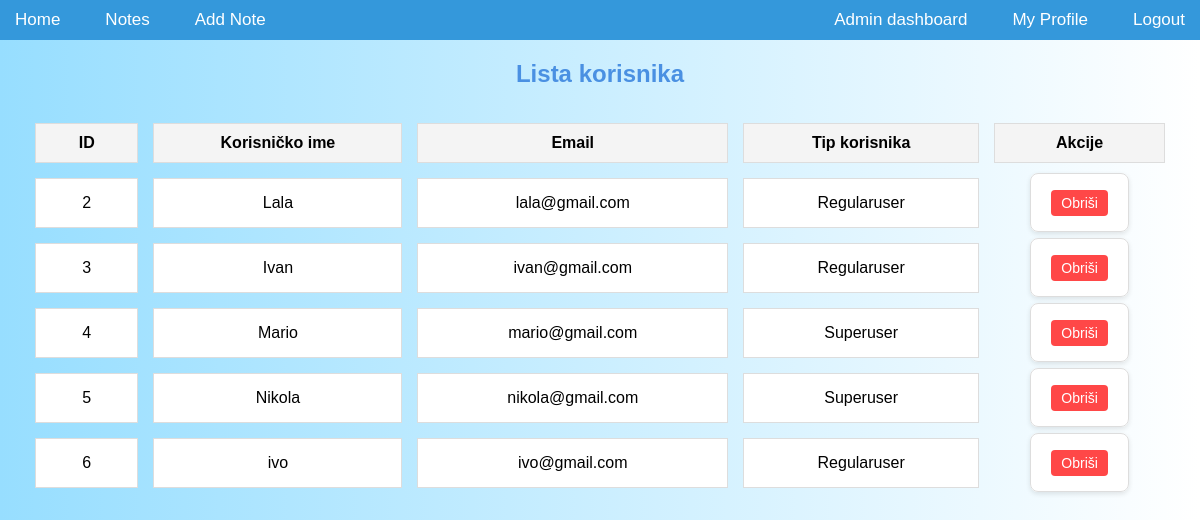
Before: /accounts/user_list/ (signed in) with the older database file.
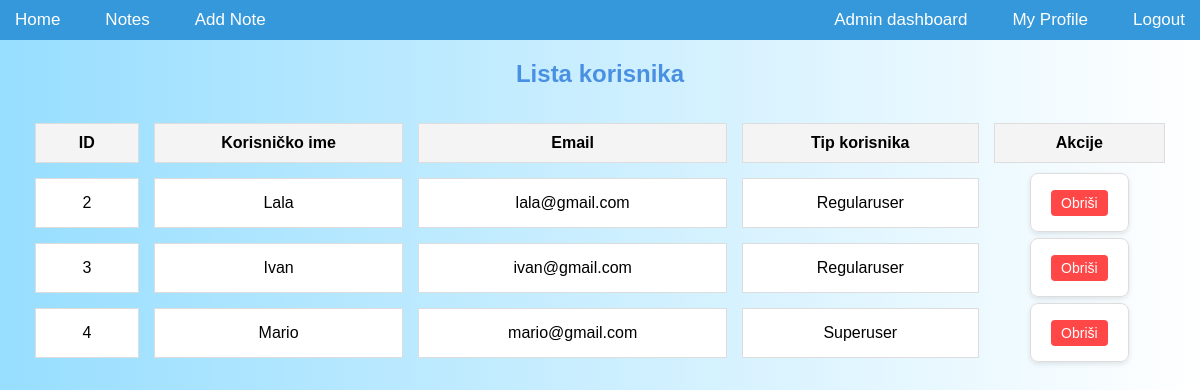
After: the same page with the newer database file.
### accounts/models.py (models this page shows, shortened)
class CustomUser(AbstractUser):
    class Types(models.TextChoices):
        ADMIN = "ADMIN", "Admin"
        SUPERUSER = "SUPERUSER", "Superuser"
        REGULARUSER = "REGULARUSER", "Regularuser"
    type = models.CharField(
        max_length=20, choices=Types.choices, default=Types.ADMIN
    )
    theme = models.CharField(max_length=10, choices=[("light", "Light"), ("dark", "Dark")], default="light")
    email = models.EmailField(unique=True, max_length=50)
    username = models.CharField(unique=True, max_length=20)
    note = models.TextField(max_length=200, null=True, blank=True)
    USERNAME_FIELD = "email"
    REQUIRED_FIELDS = ["username"]

### accounts/views.py (the view)
# urls.py: path('user_list/', views.user_list, name='user_list'),
@login_required
@user_passes_test(is_admin)
def user_list(request):
    users = CustomUser.objects.exclude(type=CustomUser.Types.ADMIN)  #prikazi sve usere ali ne i admina
    return render(request, 'accounts/user_list.html', {'users': users})

### accounts/views.py (called while the page is built)
def is_admin(user): #prvo vidi jel lik admin
    return user.is_authenticated and user.type == CustomUser.Types.ADMIN

### accounts/templates/accounts/user_list.html (shortened to what this page needs)
{% extends 'notes/base.html' %}
{% block content %}
<h2 class="text-center mb-4 heading">Lista korisnika</h2>
<div class="table-container">
    <table class="user-table">
        <thead>
            <tr>
                <th class="table-header">ID</th>
                <th class="table-header">Korisničko ime</th>
                <th class="table-header">Email</th>
                <th class="table-header">Tip korisnika</th>
                <th class="table-header">Akcije</th>
            </tr>
        </thead>
        <tbody>
            {% for user in users %}
                <tr class="user-row">
                    <td class="user-cell">{{ user.id }}</td>
                    <td class="user-cell">{{ user.username }}</td>
                    <td class="user-cell">{{ user.email }}</td>
                    <td class="user-cell">{{ user.get_type_display }}</td>
                    <td class="user-actions">
                        {% if user != request.user and user.type != 'ADMIN' %}
                            <form action="{% url 'accounts:delete_user' user.id %}" method="post" class="delete-form">
                                <button type="submit" class="delete-button" onclick="return confirm('Jeste li sigurni da želite obrisati ovog korisnika?');">Obriši</button>
                            </form>
                        {% else %}
                            <em class="no-delete">Ne može se obrisati</em>
                        {% endif %}
                    </td>
                </tr>
            {% endfor %}
        </tbody>
    </table>
</div>
{% endblock %}

### notes/templates/notes/base.html (shortened to what this page needs)
{% load static %}
<!DOCTYPE html>
<html lang="en">
<head>
    <link rel="stylesheet" type="text/css" href="{% static 'app/notes.css' %}">
</head>
<body class="{% if request.session.theme == 'dark' %}dark{% else %}light{% endif %}">
    <nav>
        <div class="nav-left">
            <a href="{% url 'home' %}">Home</a>
            <a href="{% url 'notes:index' %}">Notes</a>
            <a href="{% url 'notes:add_note' %}">Add Note</a>
        </div>
        <div class="nav-right">
            {% if user.is_authenticated %}
                {% if user.is_superuser %}
                    <a href="/admin">Admin dashboard</a>
                {% endif %}
                <a href="{% url 'accounts:profile' user.id %}">My Profile</a>
                <a href="{% url 'logout' %}">Logout</a>
            {% else %}
                <a href="{% url 'accounts:register' %}">Register</a>
                <a href="{% url 'login' %}">Login</a>
            {% endif %}
        </div>
    </nav>
    <div class="container">
        {% block content %}
        {% endblock %}
    </div>
</body>
</html>

### notes/static/app/notes.css (style rules this page uses)
body { background: linear-gradient(to bottom, white, #b3e5fc); color: #2c3e50; font-family: Arial, sans-serif; margin: 0; padding: 0; }
nav { display: flex; justify-content: space-between; align-items: center; background-color: #3498db; padding: 10px 0; }
nav a { color: white; text-decoration: none; margin: 0 15px; font-size: 17px; }
.nav-left { display: flex; gap: 15px; }
.nav-right { display: flex; gap: 15px; align-items: center; }
.container { max-width: 1200px; margin: 20px auto; padding: 0 20px; }
h1, h2 { color: #2980b9; font-weight: bold; }
button { background-color: #3498db; color: white; border: none; padding: 10px 20px; border-radius: 5px; font-size: 16px; cursor: pointer; }
body { font-family: Arial, sans-serif; background-color: #f4f7fa; color: #333; margin: 0; padding: 0; }
h2 { text-align: center; color: #4a90e2; margin-top: 20px; }
form { background-color: #fff; border: 1px solid #ddd; border-radius: 8px; padding: 20px; box-shadow: 0 2px 5px rgba(0, 0, 0, 0.1); margin: 20px auto; width: 80%; max-width: 600px; }
form button { background-color: #4a90e2; color: white; padding: 10px 20px; border: none; border-radius: 5px; font-size: 1.1em; cursor: pointer; transition: background-color 0.3s; }
a { color: #4a90e2; text-decoration: none; font-size: 1.1em; }
body.light { background: linear-gradient(to right, #97deff, white); color: black; }
.heading { text-align: center; margin-bottom: 16px; font-size: 24px; }
.table-container { margin-top: 20px; margin-bottom: 40px; overflow-x: auto; }
.user-table { width: 100%; border-collapse: separate; border-spacing: 15px; margin: 0 auto; }
.table-header { padding: 10px 15px; text-align: center; vertical-align: middle; background-color: #f4f4f4; font-weight: bold; border: 1px solid #ddd; }
.user-row { border-bottom: 1px solid #ddd; }
.user-cell { padding: 15px 25px; text-align: center; vertical-align: middle; border: 1px solid #ddd; background-color: #fff; }
.user-actions { text-align: center; }
.delete-form { display: inline; }
.delete-button { padding: 5px 10px; font-size: 14px; cursor: pointer; background-color: #ff4747; color: white; border: none; border-radius: 4px; outline: none; transition: background-color 0.3s ease; }
.delete-button, .delete-button:focus { background-color: #ff4747; box-shadow: none; }

Changed rows visible on the page:
removed CustomUser: id "5", username "Nikola", email "nikola@gmail.com", type "Superuser", shows "Obriši"
removed CustomUser: id "6", username "ivo", email "ivo@gmail.com", type "Regularuser", shows "Obriši"
